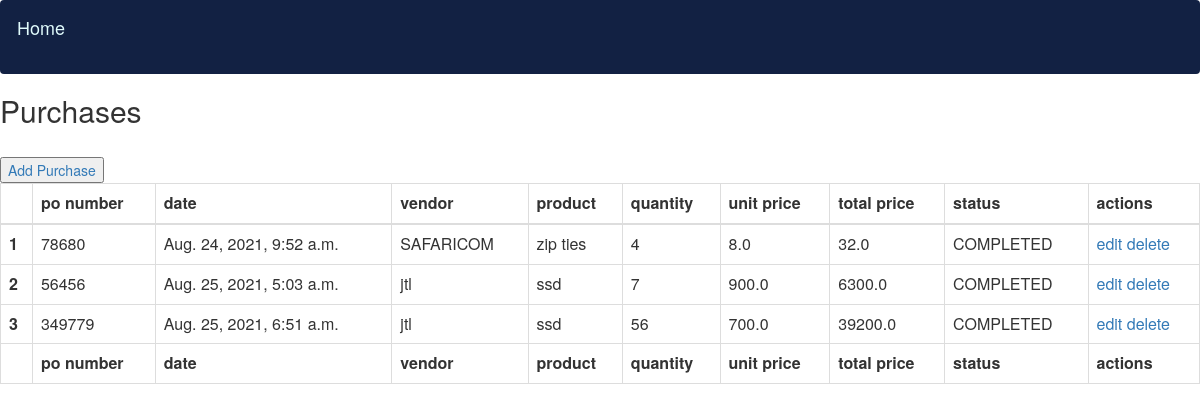
The page /purchases/ (signed in) on the database its author committed.
### inv/models.py (models this page shows, shortened)
class Purchase(models.Model):
    STATUS=(
            ('COMPLETED','COMPLETED'),('PENDING','PENDING'),('CANCELED','CANCELED'),
            )
    po= models.IntegerField(default=0,blank=True,validators=[MinValueValidator(0)])
    vendor=models.ForeignKey(Vendor,null=True,on_delete=models.SET_NULL)
    product=models.ForeignKey(Product,null=True,on_delete=models.SET_NULL)
    date_created=models.DateTimeField(auto_now_add=True)
    quantity= models.IntegerField(default=0,blank=True,validators=[MinValueValidator(0)])
    price= models.FloatField(default=0,blank=True,validators=[MinValueValidator(0)])
    total_price=models.FloatField(default=0,blank=True,validators=[MinValueValidator(0)])
    status=models.CharField(max_length=200,null=True,choices=STATUS)
    @property
    def total_price(self):
        return self.quantity * self.price

class Vendor(models.Model):
    name=models.CharField(max_length=200,null=True)
    phone=models.CharField(max_length=15,validators=[MinLengthValidator(9)])
    email=models.EmailField(max_length=200,null=True)
    date_created=models.DateTimeField(auto_now_add=True)
    def __str__(self) :
        return self.name

class Product(models.Model):
    UNITS=(
        ('METERS','METERS'),('PACKET','PACKET'),('EXACT','EXACT')
        )
    product_number=models.IntegerField(primary_key=True)
    name=models.CharField(max_length=200,null=True)
    vendor=models.ForeignKey(Vendor,null=True,on_delete=models.SET_NULL)
    buying_price= models.IntegerField(default=0,blank=True,validators=[MinValueValidator(0)])
    selling_price=models.FloatField(default=0,blank=True,validators=[MinValueValidator(0)])
    units=models.CharField(max_length=200,null=True,choices=UNITS)
    product_description=models.CharField(max_length=200,null=True)
    date_created=models.DateTimeField(auto_now_add=True)
    def __str__(self) :
        return self.name

### inv/views.py (the view)
# urls.py: path('purchases/',views.purchases,name='purchases'),
@login_required(login_url='loginpage')
def purchases(request):
    purchases=Purchase.objects.all()
    return render(request,'inv/purchases.html',{'purchases':purchases})

### inv/templates/inv/purchases.html (shortened to what this page needs)
<link href="//maxcdn.bootstrapcdn.com/bootstrap/3.3.0/css/bootstrap.min.css" rel="stylesheet" id="bootstrap-css">
{% block content %}
{%include 'inv/navbar.html'%}
	<h2>Purchases</h2>
    <button><a  href=" {%url 'create_purchase'%}" >Add Purchase</a></button>
	{% if purchases %}
	<table id="example" class="table table-bordered display" style="width:100%">
    		<thead class="thead-dark">
                <tr>
                    <th></th>
                    <th>po number</th>
                    <th>date</th>
                    <th>vendor</th>
                    <th>product</th>
                    <th>quantity</th>
                    <th>unit price</th>
                    <th>total price</th>
                    <th>status</th>
                    <th>actions</th>
                </tr>
        	</thead>
        	<tbody>
                {% for instance in purchases %}
                <tr>
                <th scope="row">{{forloop.counter}}</th>
                <td>{{instance.po}}</td>
                <td>{{instance.date_created}}</td>
                <td>{{instance.vendor}}</td>
                <td>{{instance.product}}</td>
                <td>{{instance.quantity}}</td>
                <td>{{instance.price}}</td>
                <td>{{instance.total_price}}</td>
                <td>{{instance.status}}</td>
                <td><a href="" >edit</a>
                    <a href="">delete</a>
                </td>
                </tr>
                  {% endfor %}
		</tbody>
		<tfoot>
            <tr>
                <th></th>
                <th>po number</th>
                <th>date</th>
                <th>vendor</th>
                <th>product</th>
                <th>quantity</th>
                <th>unit price</th>
                <th>total price</th>
                <th>status</th>
                <th>actions</th>
            </tr>
        	</tfoot>
	</table>
	{% else %}
    		<p>No details are available.</p>
	{% endif %}
{% endblock %}

### rows shown on the page
Purchase: po "78680", date_created "Aug. 24, 2021, 9:52 a.m.", vendor "SAFARICOM", product "zip ties", quantity "4", price "8.0", total_price "32.0", status "COMPLETED"
Purchase: po "56456", date_created "Aug. 25, 2021, 5:03 a.m.", vendor "jtl", product "ssd", quantity "7", price "900.0", total_price "6300.0", status "COMPLETED"
Purchase: po "349779", date_created "Aug. 25, 2021, 6:51 a.m.", vendor "jtl", product "ssd", quantity "56", price "700.0", total_price "39200.0", status "COMPLETED"
